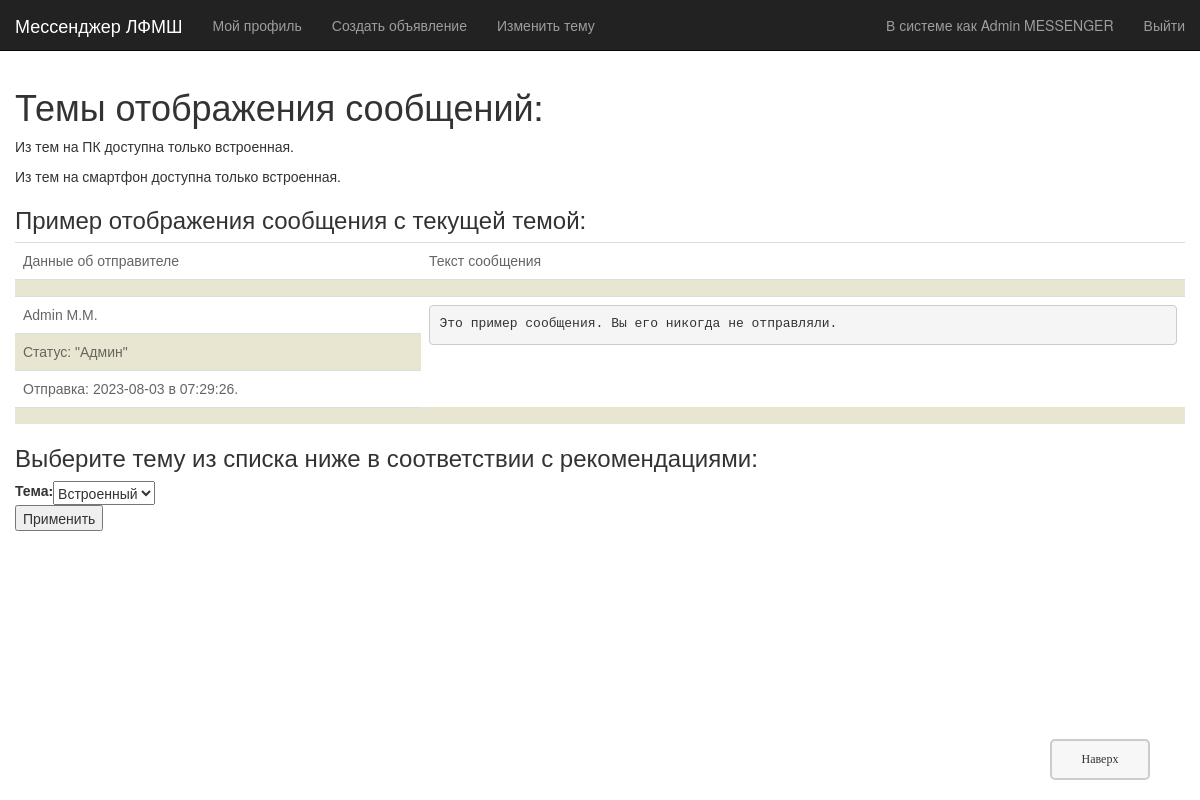
The app's page /messenger/themes/ (signed in), older data.
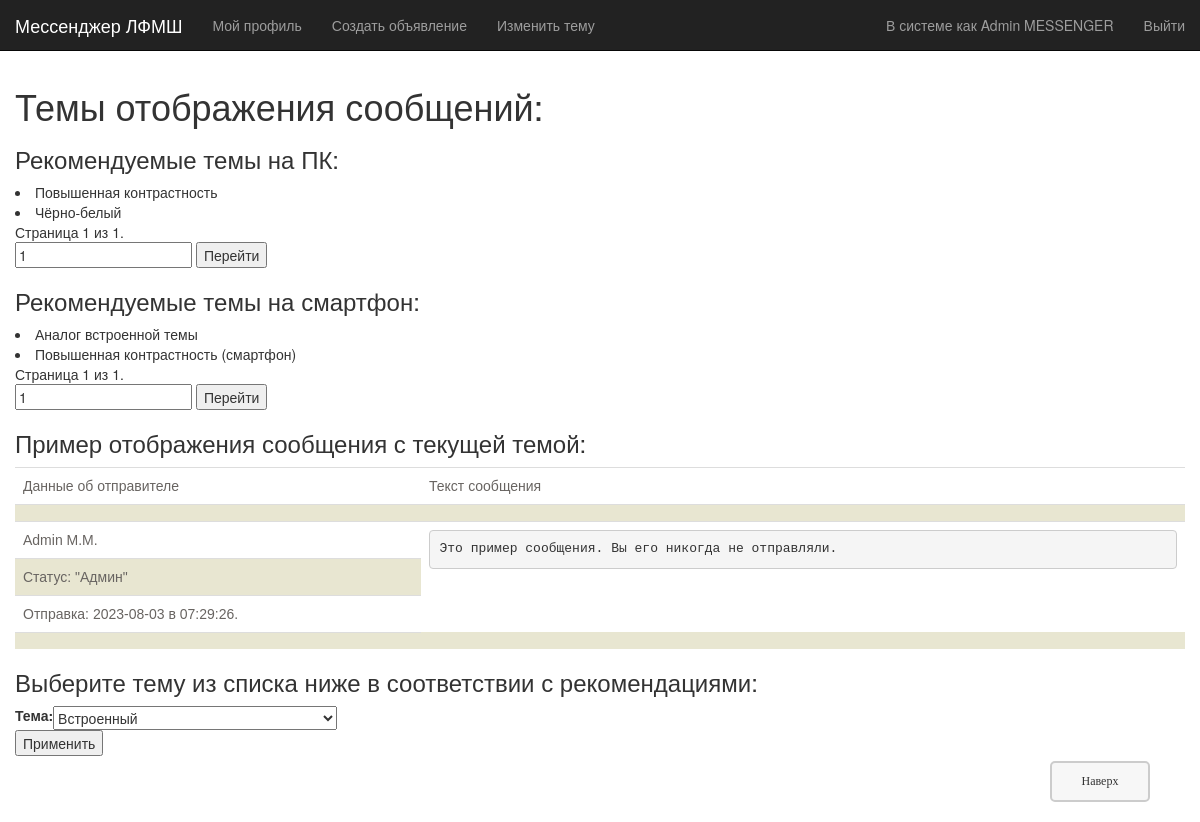
The same page, newer data.
### lfmsh/models.py (models this page shows, shortened)
class theme(models.Model):
    id = models.UUIDField(primary_key=True, default=uuid.uuid4, help_text="Уникальный ID.")
    name = models.CharField(max_length=50, verbose_name='Название темы:')
    EXISTING_TYPES = (
        ('c', 'Компьютерный'),
        ('f', 'Телефонный'),
    )
    type_theme = models.CharField(choices=EXISTING_TYPES, max_length=1, verbose_name="Тип темы:", default=0)
    postfix = models.CharField(default='', max_length=15, verbose_name='Постфикс:', help_text='Постфикс - это то, что будет приписано в конец css тэга. Писать только латиницей.\nПример: тэг "pass". Тогда к css при генерации таблицы будет обращён запрос "table_pass".')
    class Meta:
        ordering = ["type_theme", "name"]

### lfmsh/views.py (the view)
@login_required
def list_themes(request):
    date = datetime.date.today()
    time = datetime.time(datetime.datetime.today().hour, datetime.datetime.today().minute, datetime.datetime.today().second,)
    d_t = f'{date} в {time}'
    list_x = [None]
    for i in theme.objects.all():
        list_x.append(i)
    mess_pr = theme.objects.filter(type_theme='c')
    mess_pub = theme.objects.filter(type_theme='f')
    paginator1 = Paginator(mess_pr, 10)
    paginator2 = Paginator(mess_pub, 10)
    page1 = request.GET.get('page1')
    page2 = request.GET.get('page2')
    try:
        items1 = paginator1.page(page1)
    except PageNotAnInteger:
        items1 = paginator1.page(1)
    except EmptyPage:
        items1 = paginator1.page(paginator1.num_pages)
    try:
        items2 = paginator2.page(page2)
    except PageNotAnInteger:
        items2 = paginator2.page(1)
    except EmptyPage:
        items2 = paginator2.page(paginator2.num_pages)
    if request.method == 'POST':
        form = ReNewThemeForm(request.POST, choices=list_x, selected=request.user.account.theme_self)
        if form.is_valid():
            x = form.cleaned_data["type_"]
            if x: ger_active_theme(request.user.account, delete=True, new=x)
            else: ger_active_theme(request.user.account, delete=True)
            return redirect('list-themes')
    else: form = ReNewThemeForm(choices=list_x, selected=request.user.account.theme_self)
    return render(
        request,
        'messenger/themes.html',
        context={'theme_comp': items1, 'theme_fone': items2, 'date': d_t, 'form': form, 'theme': ger_active_theme(request.user.account),
                'postfix': f'_{ger_active_theme(request.user.account).postfix}' if ger_active_theme(request.user.account) else '',},
    )

### lfmsh/forms.py (shortened to what this page needs)
class ReNewThemeForm(forms.Form):
    def __init__(self, *args, **kwargs):
        choices = kwargs.pop('choices', None)
        selected = kwargs.pop('selected', None)
        super(ReNewThemeForm, self).__init__(*args, **kwargs)
        if choices is not None:
            cs = ((f'{i.id}', i.name) if i else (None, 'Встроенный') for i in choices)
            self.fields['type_'].choices = cs
        self.fields['type_'].initial = f'{selected.id}' if selected else None
    type_ = forms.ChoiceField(required=False, choices=(), label="Тема:")

### lfmsh/models.py (called while the page is built, shortened)
def ger_active_theme(acc: account, delete=False, new=''):
    return acc.theme_self

    def __str__(self):
        return f'{self.last_name} {self.first_name[0]}.{self.middle_name[0]}.'

    def short_name(self):
        return f'{self.last_name} {self.first_name}'

    def get_status(self):
        return f'"{self.account_status}"' if self.account_status != '' else 'не установлен'

### lfmsh/templates/messenger/themes.html (shortened to what this page needs)
{% extends "base_generic.html" %}
{% block content %}
<h1>Темы отображения сообщений:</h1>
{% if theme_comp %}
<h3>Рекомендуемые темы на ПК:</h3>
<ui>
    {% for element in theme_comp %}
    <li>{{ element.name }}</li>
    {% endfor %}
</ui>
<span class="page-current">
    Страница {{ theme_comp.number }} из {{ theme_comp.paginator.num_pages }}.
</span>
<form method="GET" action="{% url 'list-themes' %}">
    <input type="text" name="page1" value="{{ theme_comp.number }}" />
    <button type="submit">Перейти</button>
</form>
{% else %}
<p>Из тем на ПК доступна только встроенная.</p>
{% endif %}
{% if theme_fone %}
<h3>Рекомендуемые темы на смартфон:</h3>
<ui>
    {% for element in theme_fone %}
    <li>{{ element.name }}</li>
    {% endfor %}
</ui>
<span class="page-current">
    Страница {{ theme_fone.number }} из {{ theme_fone.paginator.num_pages }}.
</span>
<form method="GET" action="{% url 'list-themes' %}">
    <input type="text" name="page2" value="{{ theme_fone.number }}" />
    <button type="submit">Перейти</button>
</form>
{% else %}
<p>Из тем на смартфон доступна только встроенная.</p>
{% endif %}
<h3>Пример отображения сообщения с текущей темой:</h3>
{% if theme.type_theme == 'c' %}
<table class="table{{ postfix }}">
    <tr class="tr{{ postfix }}">
        <td class="td{{ postfix }}">Данные об отправителе</td>
        <td class="td{{ postfix }}">Текст сообщения</td>
    </tr>
    <tr class="tr{{ postfix }}">
        <td class="td{{ postfix }}" colspan="2"></td>
    </tr>
    <tr class="tr{{ postfix }}">
        <td class="td{{ postfix }}">{{ request.user.account }}</td>
        <td class="td{{ postfix }}" rowspan="4"><pre class="multiple-text">Это пример сообщения. Вы его никогда не отправляли.</pre></td>
    </tr>
    <tr class="tr{{ postfix }}">
        <td class="td{{ postfix }}">Статус: {{ request.user.account.get_status }}</td>
    </tr>
    <tr class="tr{{ postfix }}">
        <td class="td{{ postfix }}">Отправка: {{ date }}.</td>
    </tr>
    <tr class="tr{{ postfix }}">
        <td class="td{{ postfix }}" colspan="2"></td>
    </tr>
</table>
{% else %}
<table class="table">
    <tr class="tr">
        <td class="td">Данные об отправителе</td>
        <td class="td">Текст сообщения</td>
    </tr>
    <tr class="tr">
        <td class="td" colspan="2"></td>
    </tr>
    <tr class="tr">
        <td class="td">{{ request.user.account }}</td>
        <td class="td" rowspan="4"><pre class="multiple-text">Это пример сообщения. Вы его никогда не отправляли.</pre></td>
    </tr>
    <tr class="tr">
        <td class="td">Статус: {{ request.user.account.get_status }}</td>
    </tr>
    <tr class="tr">
        <td class="td">Отправка: {{ date }}.</td>
    </tr>
    <tr class="tr">
        <td class="td" colspan="2"></td>
    </tr>
</table>
{% endif %}
<h3>Выберите тему из списка ниже в соответствии с рекомендациями:</h3>
<form action="" method="post">
    <table>
    {{ form }}
    </table>
    <input type="submit" value="Применить" />
</form>
<a href="#top" title="В начало" tabindex="-1" class="topbutton">Наверх</a>
{% endblock %}

Row changes from the older to the newer data that the page shows:
added theme: name "Повышенная контрастность", shown under "Рекомендуемые темы на ПК:"
added theme: name "Чёрно-белый", shown under "Рекомендуемые темы на ПК:"
added theme: name "Аналог встроенной темы", shown under "Рекомендуемые темы на смартфон:"
added theme: name "Повышенная контрастность (смартфон)", shown under "Рекомендуемые темы на смартфон:"
Text that changed along with them:
{{ theme_comp.number }}: (not shown) → "1"
{{ theme_comp.paginator.num_pages }}: (not shown) → "1"
form field page1: (not shown) → "1"
{{ theme_fone.number }}: (not shown) → "1"
{{ theme_fone.paginator.num_pages }}: (not shown) → "1"
form field page2: (not shown) → "1"
text no longer shown: "Из тем на ПК доступна только встроенная. Из тем на смартфон доступна только встроенная."
text now shown: "Рекомендуемые темы на ПК: Страница из . Перейти Рекомендуемые темы на смартфон: Страница из . Перейти"
